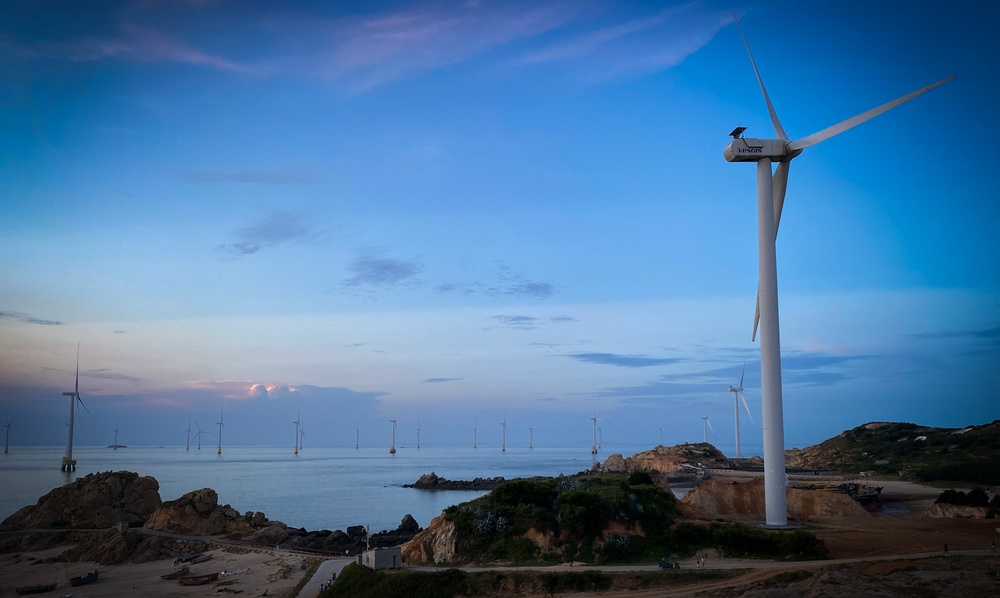
#> input picture IMG_01.JPG, 1000 x 598 px, shrunk from 2048 x 1224 before the run, found by its file name
$ python test_04.py
#> lines starting #> are read from the running program, lines starting #| are printed output that depends on the picture; after the words box and inside, x2 and y2 are one past the last pixel; in counts of white or black regions, pixels touching at a corner belong together
import cv2
import numpy as np

img = cv2.imread("IMG_01.jpg")
#> img is the input picture: shape (598, 1000, 3); mean B, G, R 158.2, 116.8, 73.8
kernel = np.ones((5, 5), np.uint8)

imgGray = cv2.cvtColor(img, cv2.COLOR_BGR2GRAY)
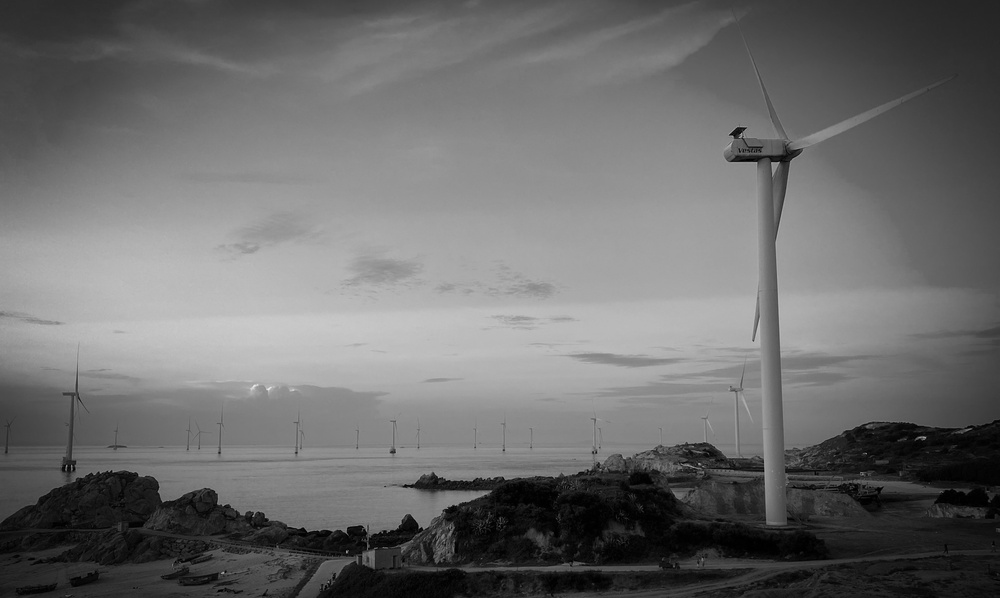
#> imgGray: shape (598, 1000); min 0, max 234, mean 108.6
imgBlur = cv2.GaussianBlur(imgGray, (7, 7), 0)
imgCanny_1 = cv2.Canny(img, 100, 100)
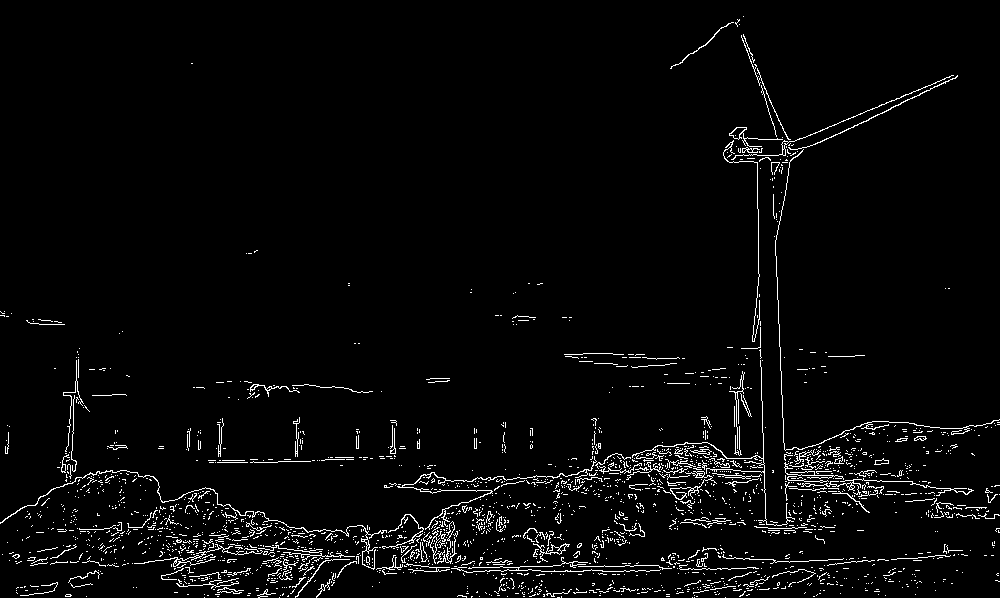
#> imgCanny_1: shape (598, 1000); 3.2% white in thin lines or dots
imgCanny_2 = cv2.Canny(img, 150, 200)
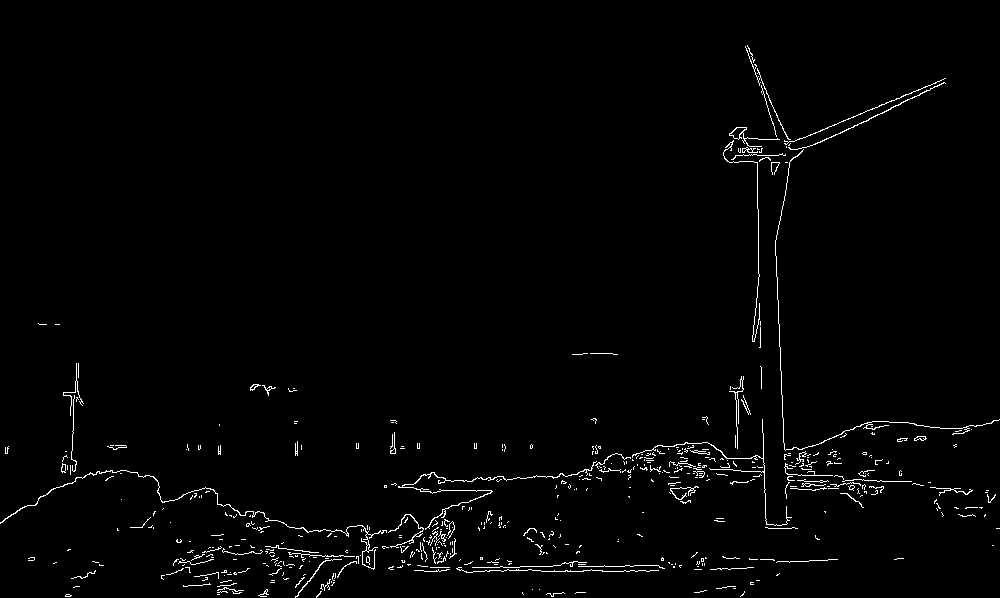
#> imgCanny_2: shape (598, 1000); 1.6% white in thin lines or dots
imgDialation = cv2.dilate(imgCanny_1, kernel)
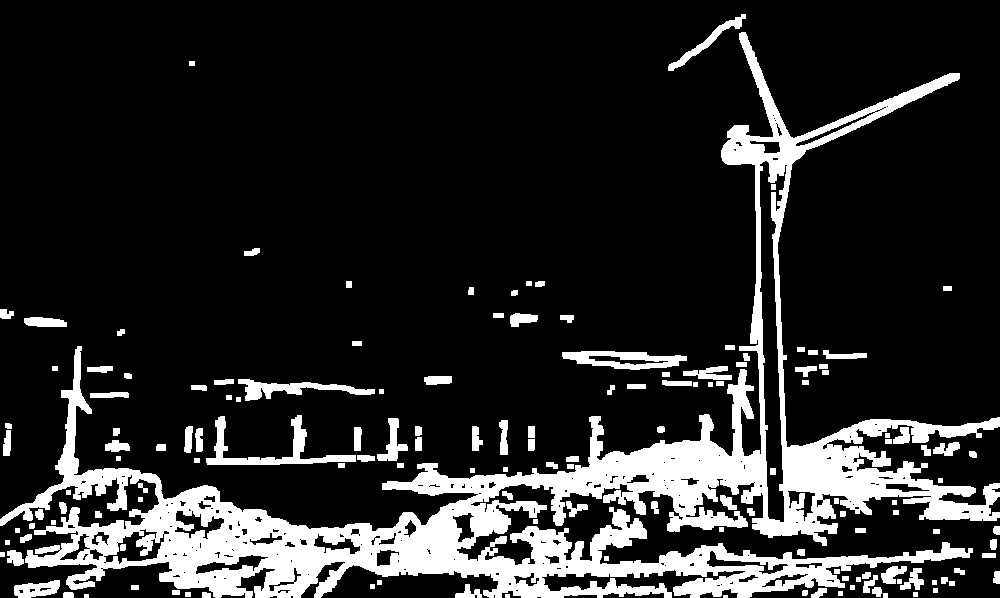
#> imgDialation: shape (598, 1000); 16.3% white; 148 white regions (1 under 20 px), largest, box (x1, y1, x2, y2) and area: (0, 32, 1000, 598) 80637, (206, 415, 356, 465) 1799, (562, 351, 687, 370) 1350
imgEroded = cv2.dilate(imgDialation, kernel)
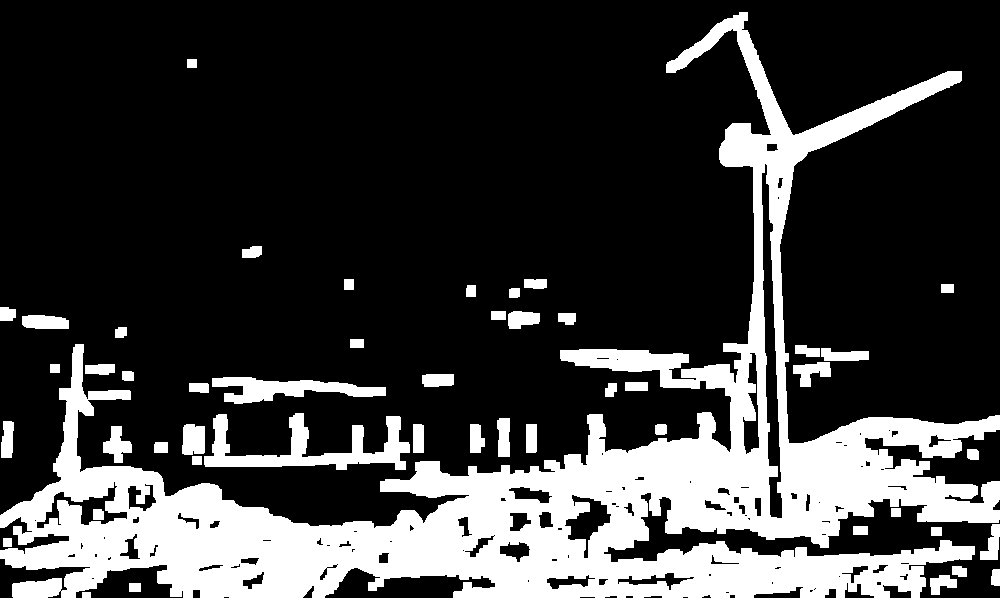
#> imgEroded: shape (598, 1000); 23.6% white; 49 white regions, largest, box (x1, y1, x2, y2) and area: (0, 12, 1000, 598) 123645, (204, 413, 410, 470) 4428, (212, 377, 386, 404) 2399

cv2.imshow("Gray Image", imgGray)
cv2.imshow("Blur Image", imgBlur)
cv2.imshow("Canny Image_1", imgCanny_1)
cv2.imshow("Canny Image_2", imgCanny_2)
cv2.imshow("Dialation Image", imgDialation)
cv2.imshow("Eroded Image", imgEroded)
cv2.waitKey(0)
